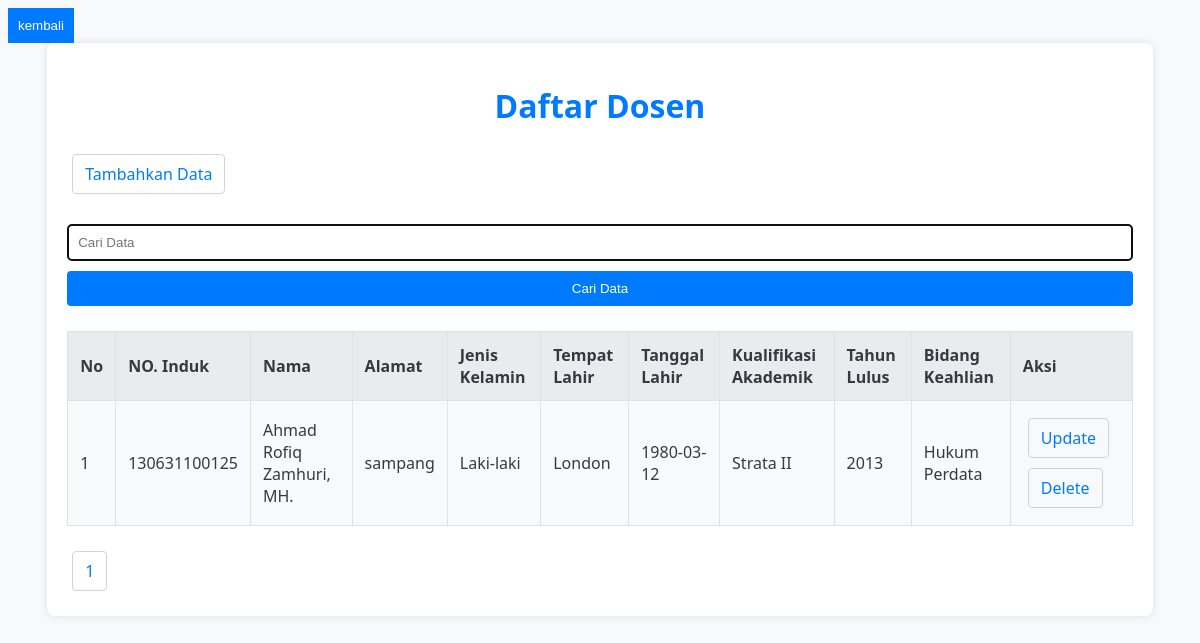
Screenshot of /index.php?cari=Ahmad Rofiq Zamhuri, MH. with the database file from the repository.
### tables this page shows
CREATE TABLE IF NOT EXISTS `daftar_dosen` (
  `id` int unsigned NOT NULL AUTO_INCREMENT,
  `NO_INDUK` varchar(20) NOT NULL,
  `Nama` varchar(100) DEFAULT NULL,
  `alamat` varchar(100) DEFAULT NULL,
  `jenis_kelamin` enum('L','P') DEFAULT NULL,
  `Tempat_Lahir` varchar(50) DEFAULT NULL,
  `Tanggal_Lahir` date DEFAULT NULL,
  `kualifikasi_akademik` varchar(20) DEFAULT NULL,
  `tahun_lulus` int DEFAULT NULL,
  `Bidang_Keahlian` varchar(50) DEFAULT NULL,
  `updated_at` timestamp NULL DEFAULT NULL,
  PRIMARY KEY (`id`)
);

### index.php (the view, shortened to what this page needs)
<?php
include "koneksi.php";
$cari = isset($_GET['cari']) ? $_GET['cari'] : "";
if (isset($_GET['cari'])) {
    echo "<button style='background-color:#007bff; padding:10px; border:none;'><a href = 'index.php' style='color:white; text-decoration:none;'>kembali</a></button>";
}
$limit = 5;
$page = isset($_GET['page']) ? (int)$_GET['page'] : 1;
$start = ($page > 1) ? ($page * $limit) - $limit : 0;
$total = mysqli_query($connect, "SELECT COUNT(*) AS total FROM `daftar_dosen` WHERE `Nama` LIKE '%$cari%' OR `NO_INDUK` LIKE '%$cari%' OR `alamat` LIKE '%$cari%' OR `jenis_kelamin` LIKE '%$cari%' OR `Tempat_Lahir` LIKE '%$cari%' OR `Tanggal_Lahir` LIKE '%$cari%' OR `kualifikasi_akademik` LIKE '%$cari%' OR `tahun_lulus` LIKE '%$cari%' OR `Bidang_Keahlian` LIKE '%$cari%'");
$total = mysqli_fetch_assoc($total)['total'];
$pages = ceil($total / $limit);
$read = mysqli_query($connect,"SELECT * FROM `daftar_dosen` WHERE `Nama` LIKE '%$cari%' OR `NO_INDUK` LIKE '%$cari%' OR `alamat` LIKE '%$cari%' OR `jenis_kelamin` LIKE '%$cari%' OR `Tempat_Lahir` LIKE '%$cari%' OR `Tanggal_Lahir` LIKE '%$cari%' OR `kualifikasi_akademik` LIKE '%$cari%' OR `tahun_lulus` LIKE '%$cari%' OR `Bidang_Keahlian` LIKE '%$cari%' LIMIT $start, $limit");
?>
<!DOCTYPE html>
<html lang="en">
<head>
</head>
<body>
    <div class="container">
        <h1>Daftar Dosen</h1>
        <form action="" method="post">
            <a href="create.php" class="btn">Tambahkan Data</a>
        </form>
        <form method="get" action="index.php">
            <input type="text" name="cari" placeholder="Cari Data" autocomplete="off" autofocus>
            <input type="submit" value="Cari Data">
        </form>
        <table>
            <tr>
                <th>No</th>
                <th>NO. Induk</th>
                <th>Nama</th>
                <th>Alamat</th>
                <th>Jenis Kelamin</th>
                <th>Tempat Lahir</th>
                <th>Tanggal Lahir</th>
                <th>Kualifikasi Akademik</th>
                <th>Tahun Lulus</th>
                <th>Bidang Keahlian</th>
                <th>Aksi</th>
            </tr>
            <?php $no = $start + 1; ?>
            <?php while($item = mysqli_fetch_assoc($read)) :?>
            <tr>
                <td><?php echo $no; ?></td>
                <td><?php echo $item["NO_INDUK"]; ?></td>
                <td><?php echo $item["Nama"]; ?></td>
                <td><?php echo $item["alamat"]; ?></td>
                <td>
                    <?php echo $item["jenis_kelamin"] == "L" ? "Laki-laki" : "Perempuan"; ?>
                </td>
                <td><?php echo $item["Tempat_Lahir"]; ?></td>
                <td><?php echo $item["Tanggal_Lahir"]; ?></td>
                <td><?php echo $item["kualifikasi_akademik"]; ?></td>
                <td><?php echo $item["tahun_lulus"]; ?></td>
                <td><?php echo $item["Bidang_Keahlian"]; ?></td>
                <td>
                    <a href="update.php?aksi=update&id=<?php echo $item['id'];?>&NO_INDUK=<?php echo $item['NO_INDUK'];?>&Nama=<?php echo $item['Nama'];?>&alamat=<?php echo $item['alamat'];?>&jenis_kelamin=<?php echo $item['jenis_kelamin'];?>&Tempat_Lahir=<?php echo $item['Tempat_Lahir'];?>&Tanggal_Lahir=<?php echo $item['Tanggal_Lahir'];?>&kualifikasi_akademik=<?php echo $item['kualifikasi_akademik'];?>&tahun_lulus=<?php echo $item['tahun_lulus'];?>&Bidang_Keahlian=<?php echo $item['Bidang_Keahlian'];?>"
                        class="btn">Update</a>
                    <a href="delete.php?delete&id=<?php echo $item['id']; ?>"
                        onclick="return confirm('yakin ingin menghapus')" class="btn">Delete</a>
                </td>
            </tr>
            <?php $no++?>
            <?php endwhile; ?>
        </table>
        <div>
            <?php for ($i = 1; $i <= $pages; $i++) : ?>
            <a href="?page=<?php echo $i; ?>&cari=<?php echo $cari; ?>" class="btn"><?php echo $i; ?></a>
            <?php endfor; ?>
        </div>
    </div>
</body>
</html>

### index.php (style rules this page uses)
body { font-family: 'Segoe UI', Tahoma, Geneva, Verdana, sans-serif; background-color: #f8f9fa; color: #343a40; }
.container { width: 90%; margin: 0 auto; padding: 20px; background-color: #ffffff; box-shadow: 0 0 10px rgba(0, 0, 0, 0.1); border-radius: 8px; }
h1 { text-align: center; color: #007bff; }
form { margin-bottom: 20px; }
input[type="text"], input[type="submit"] { padding: 10px; margin: 5px 0; border: 1px solid #ced4da; border-radius: 4px; width: 100%; box-sizing: border-box; }
input[type="submit"] { background-color: #007bff; color: white; border: none; cursor: pointer; }
table { width: 100%; border-collapse: collapse; margin-bottom: 20px; }
table, th, td { border: 1px solid #dee2e6; }
th, td { padding: 12px; text-align: left; }
th { background-color: #e9ecef; }
tr:nth-child(even) { background-color: #f8f9fa; }
.btn { padding: 8px 12px; margin: 5px; border: 1px solid #ced4da; border-radius: 4px; text-decoration: none; color: #007bff; display: inline-block; transition: 0.5s; }

### rows the page displays
daftar_dosen: NO_INDUK "130631100125", Nama "Ahmad Rofiq Zamhuri, MH.", alamat "sampang", jenis_kelamin "Laki-laki", Tempat_Lahir "London", Tanggal_Lahir "1980-03-12", kualifikasi_akademik "Strata II", tahun_lulus "2013", Bidang_Keahlian "Hukum Perdata"
